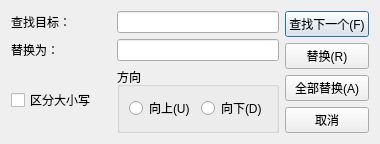
<?xml version="1.0" encoding="UTF-8"?>
<ui version="4.0">
 <class>ReplaceDialog</class>
 <widget class="QDialog" name="ReplaceDialog">
  <property name="geometry">
   <rect>
    <x>0</x>
    <y>0</y>
    <width>304</width>
    <height>107</height>
   </rect>
  </property>
  <property name="maximumSize">
   <size>
    <width>304</width>
    <height>107</height>
   </size>
  </property>
  <property name="windowTitle">
   <string>替换</string>
  </property>
  <layout class="QHBoxLayout" name="horizontalLayout_5">
   <item>
    <layout class="QVBoxLayout" name="verticalLayout_2">
     <item>
      <layout class="QHBoxLayout" name="horizontalLayout">
       <item>
        <widget class="QLabel" name="label">
         <property name="sizePolicy">
          <sizepolicy hsizetype="Fixed" vsizetype="Preferred">
           <horstretch>0</horstretch>
           <verstretch>0</verstretch>
          </sizepolicy>
         </property>
         <property name="minimumSize">
          <size>
           <width>100</width>
           <height>0</height>
          </size>
         </property>
         <property name="maximumSize">
          <size>
           <width>100</width>
           <height>16777215</height>
          </size>
         </property>
         <property name="text">
          <string>查找目标：</string>
         </property>
        </widget>
       </item>
       <item>
        <widget class="QLineEdit" name="searchEdit"/>
       </item>
      </layout>
     </item>
     <item>
      <layout class="QHBoxLayout" name="horizontalLayout_2">
       <item>
        <widget class="QLabel" name="label_2">
         <property name="sizePolicy">
          <sizepolicy hsizetype="Fixed" vsizetype="Fixed">
           <horstretch>0</horstretch>
           <verstretch>0</verstretch>
          </sizepolicy>
         </property>
         <property name="minimumSize">
          <size>
           <width>100</width>
           <height>0</height>
          </size>
         </property>
         <property name="maximumSize">
          <size>
           <width>100</width>
           <height>16777215</height>
          </size>
         </property>
         <property name="text">
          <string>替换为：</string>
         </property>
        </widget>
       </item>
       <item>
        <widget class="QLineEdit" name="targetText"/>
       </item>
      </layout>
     </item>
     <item>
      <layout class="QHBoxLayout" name="horizontalLayout_4">
       <item>
        <widget class="QCheckBox" name="cbDimension">
         <property name="minimumSize">
          <size>
           <width>100</width>
           <height>0</height>
          </size>
         </property>
         <property name="text">
          <string>区分大小写</string>
         </property>
        </widget>
       </item>
       <item>
        <widget class="QGroupBox" name="groupBox">
         <property name="title">
          <string>方向</string>
         </property>
         <layout class="QHBoxLayout" name="horizontalLayout_3">
          <item>
           <widget class="QRadioButton" name="rbUp">
            <property name="text">
             <string>向上(U)</string>
            </property>
           </widget>
          </item>
          <item>
           <widget class="QRadioButton" name="rbDown">
            <property name="text">
             <string>向下(D)</string>
            </property>
           </widget>
          </item>
         </layout>
        </widget>
       </item>
      </layout>
     </item>
    </layout>
   </item>
   <item>
    <layout class="QVBoxLayout" name="verticalLayout">
     <item>
      <widget class="QPushButton" name="btnFindNext">
       <property name="text">
        <string>查找下一个(F)</string>
       </property>
      </widget>
     </item>
     <item>
      <widget class="QPushButton" name="btnReplace">
       <property name="text">
        <string>替换(R)</string>
       </property>
      </widget>
     </item>
     <item>
      <widget class="QPushButton" name="btnReplaceAll">
       <property name="text">
        <string>全部替换(A)</string>
       </property>
      </widget>
     </item>
     <item>
      <widget class="QPushButton" name="btnCancel">
       <property name="text">
        <string>取消</string>
       </property>
      </widget>
     </item>
    </layout>
   </item>
  </layout>
 </widget>
 <resources/>
 <connections/>
</ui>
